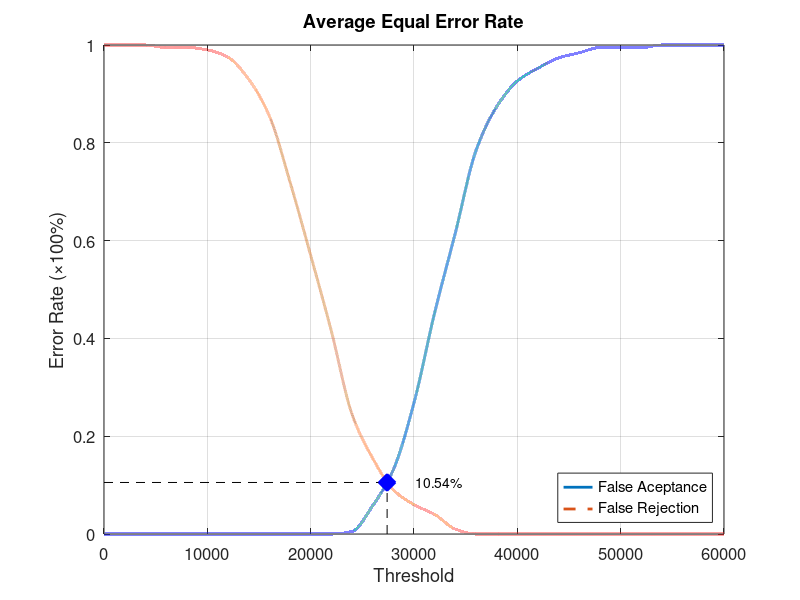
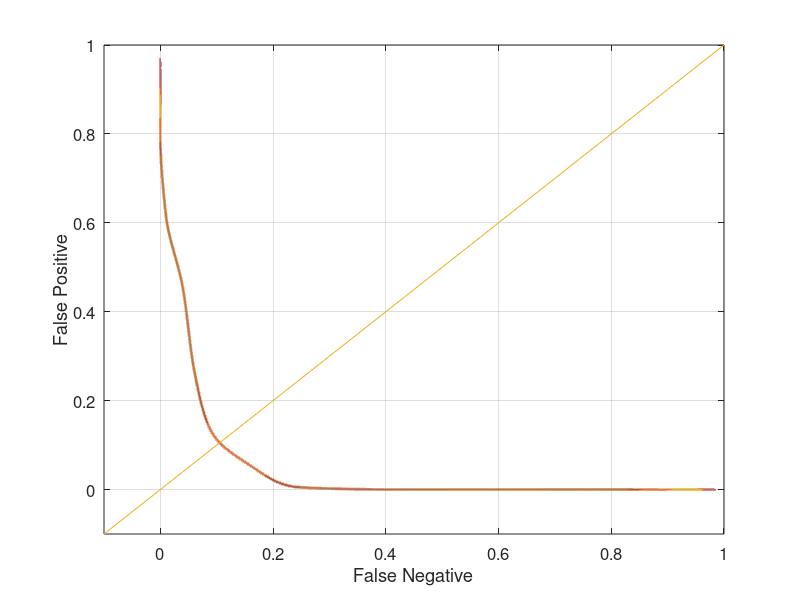

These charts were generated, in order, by the following MATLAB code:
function yEER = Database4_3
close all;
clear;
clc;
x = 0:2000:60000;
xq = 0:0.5:60000;

y0 = [0 0 0 0 0 0 0 0 0 0 0 0 0.00526316 0.0578947 0.131579 0.268421 0.452632 0.615789 0.784211 0.873684 0.926316 0.952632 0.973684 0.984211 0.994737 0.994737 0.994737 1 1 1 1];
yy0 = interp1(x, y0, xq, 'pchip');
y1 = [1 1 1 0.995 0.995 0.99 0.975 0.93 0.855 0.72 0.57 0.415 0.245 0.155 0.09 0.06 0.04 0.01 0 0 0 0 0 0 0 0 0 0 0 0 0];
yy1 = interp1(x, y1, xq, 'pchip');

% Calculating EER: 
y2 = abs(y0 - y1);
find(y2 == min(y2))
yy2 = abs(yy0 - yy1);
xEER = find(yy2 == min(yy2));
xEERIndex = xq(xEER) % X-axis EER
yEER = yy0(xEER) % Y-axis EER

main = figure
plot(xq, yy0,'-','LineWidth', 2);	hold on
plot(xq, yy1,'--','LineWidth', 2);	hold on
plot([xEERIndex xEERIndex], [0 yEER], 'k--');	hold on
plot([0 xEERIndex], [yEER yEER], 'k--');	hold on
plot(xEERIndex, yEER, 'bx', 'LineWidth', 10);	hold on
text(xEERIndex + 10 * xEERIndex / 100, yEER, [num2str(round((10000 * yEER)) / 100) '%'])
legend('False Aceptance', 'False Rejection', 'Location', 'SouthEast')
xlabel('Threshold')
ylabel('Error Rate (\times100%)')
title('Average Equal Error Rate')
set(gca, 'FontSize', 12)
axis([0 60000 0 1])
grid on

print(main, 'Database4_3Main', '-dpng');
FNRxFPR = figure('Color', [1 1 1]);
plot(yy1, yy0, '-', yy1, yy0, 'LineWidth', 2);
hold on
y = -0.1:0.1:1
plot(y, y); 
set(gca, 'FontSize', 12)
xlabel('False Negative')
ylabel('False Positive')
axis([-0.1 1 -0.1 1])
set(gca, 'FontSize', 12)
grid on

print(FNRxFPR, 'Database4_3FNRxFPR','-dpng');
end
